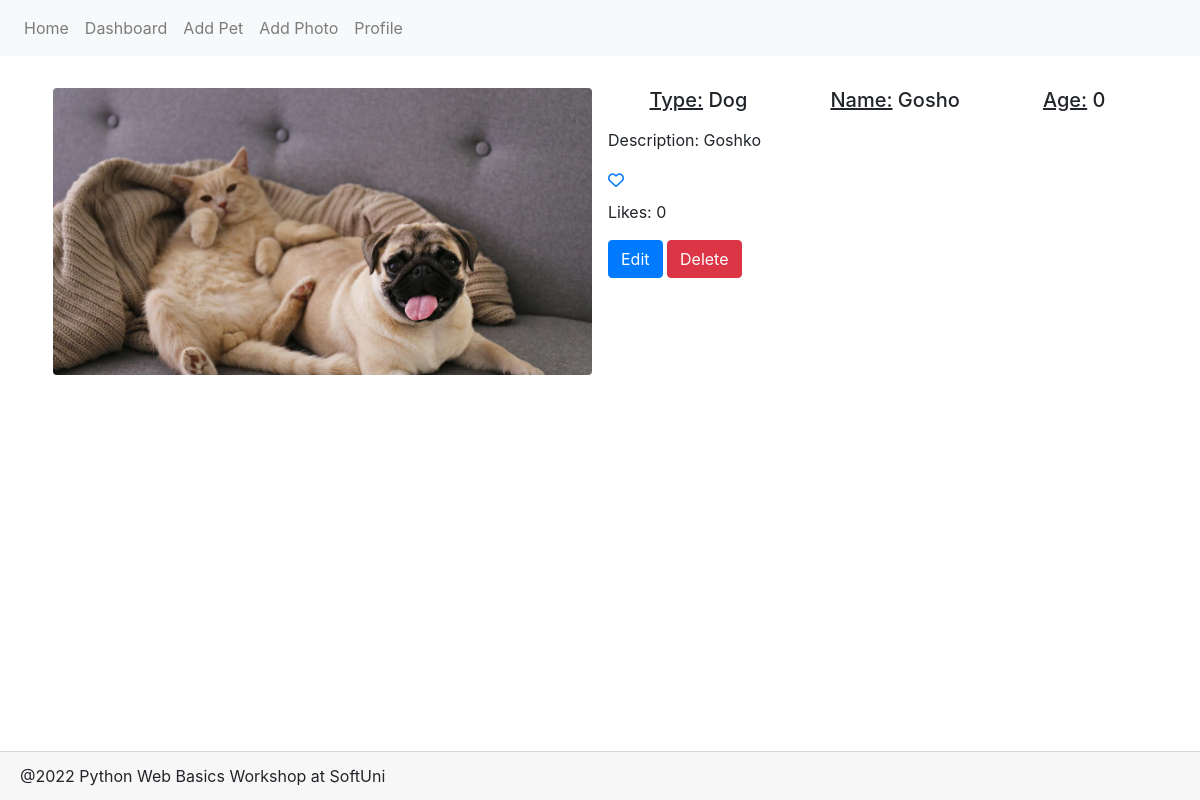
Before: /photo/details/2/ with the older database file.
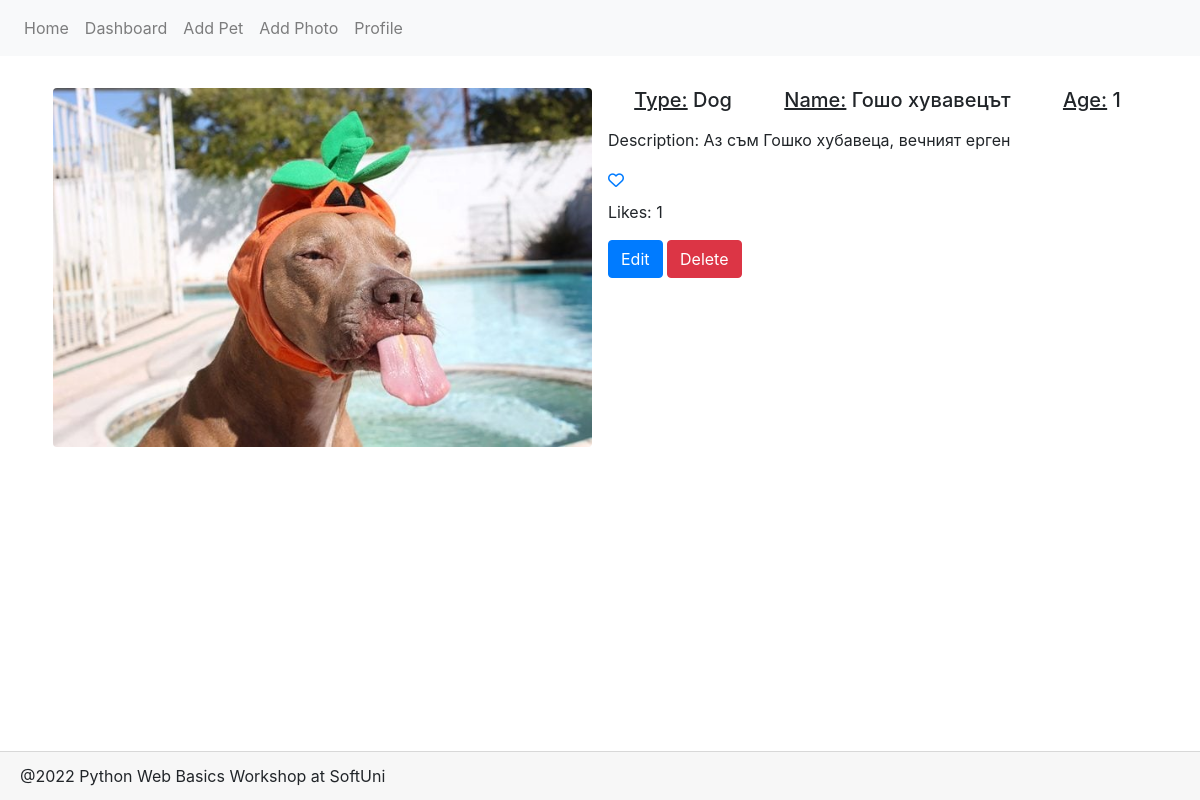
After: the same page with the newer database file.
### petstagram/main_app/models.py (models this page shows, shortened)
class PetPhoto(models.Model):
    photo = models.ImageField(
        upload_to='images/',
        validators=(validate_max_size,)
    )
    tagged_pets = models.ManyToManyField(
        Pet,
    )
    description = models.TextField(
        null=True,
        blank=True,
    )
    publication_date = models.DateTimeField(
        auto_now_add=True,
    )
    likes = models.IntegerField(default=0,)

class Pet(models.Model):
    CAT = "Cat"
    DOG = "Dog"
    BUNNY = "Bunny"
    FISH = "Fish"
    OTHER = "Other"
    PETS = [(x, x) for x in (CAT, DOG, BUNNY, FISH, OTHER)]
    name = models.CharField(max_length=30,)
    pets_type = models.CharField(
        max_length=max(len(x) for x, y in PETS),
        choices=PETS,
    )
    date_of_birth = models.DateField(
        null=True,
        blank=True,
    )
    user_profile = models.ForeignKey(
        Profile,
        on_delete=models.CASCADE,
    )
    @property
    def age(self):
        return datetime.date.today().year - self.date_of_birth.year
    class Meta:
        unique_together = ('user_profile', 'name')

### petstagram/main_app/views.py (the view)
# urls.py: path('photo/details/<int:pk>/', show_photo_details, name='photo details'),
def show_photo_details(request, pk):
    pet_photo = PetPhoto.objects.get(pk=pk)
    context = {
        'pet_photo': pet_photo,
    }
    return render(request, "photo_details.html", context)

### petstagram/main_app/templatetags/profiles.py (called while the page is built)
@register.simple_tag()
def has_profile():
    return Profile.objects.count() > 0

### petstagram/main_app/templates/photo_details.html
{% extends 'base.html' %}
{% block page_content %}
    <div class="d-flex">
        <div class="d-inline p-2 w-50">
            <img src="{{ pet_photo.photo.url }}"
                 class="w-100 rounded mx-auto d-block" alt="Photo description">
        </div>
        <div class="d-inline p-2 w-50">
            {%  for pet in pet_photo.tagged_pets.all %}
            <div class="d-flex justify-content-around">
                <h5><u>Type:</u> {{ pet.pets_type }}</h5>
                <h5><u>Name:</u> {{ pet.name }}</h5>
                {% if pet.date_of_birth %}
                <h5><u>Age:</u> {{ pet.age }}</h5>
                {% endif %}
            </div>
            {%  endfor %}
            <p class="mt-2">Description: {{ pet_photo.description}}</p>
            <a href="{% url 'like pet photo' pet_photo.id %}"><i class="fa fa-heart-o" aria-hidden="true"></i></a>
            <p class="mt-2">Likes: {{ pet_photo.likes }}</p>
            <a href="#" class="btn btn-primary">Edit</a>
            <a href="#" class="btn btn-danger">Delete</a>
        </div>
    </div>
{% endblock %}

Changed rows visible on the page:
changed PetPhoto: photo: a different picture; description "Goshko" → "Аз съм Гошко хубавеца, вечният ерген"; likes "0" → "1"
changed Pet "Dog": name "Gosho" → "Гошо хувавецът"; age "0" → "1"
